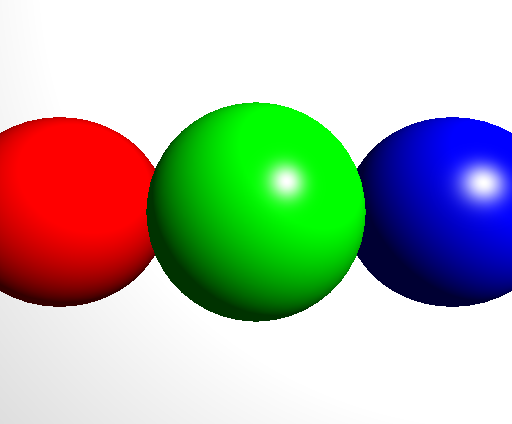
#> input picture assets/clustering/ThreeSpheres_color.tiff, 512 x 424 px
$ python thesis_results_2.py   (Python 2 division)
#> lines starting #> are read from the running program, lines starting #| are printed output that depends on the picture
__author__ = 'johannes'

"""
Images for the results in Section Material Estimation -- Experiments

Those is a try out for the k-noise-RMSE_d error plot

Will open a lot of figure plots.

You can choose a scene by setting the 'scene' variable.
"""

# TODO write for the different scenes

import numpy as np
from PIL import Image
import matplotlib.pyplot as plt
from mpl_toolkits.mplot3d import Axes3D

import estimate

scene = 'ThreeSpheres'

if scene == 'ThreeSpheres':
    color_image = Image.open("../assets/clustering/ThreeSpheres_color.tiff")
#> color_image is the input picture: PIL image 512x424 RGB; mean R, G, B 176.6, 182.7, 169
    color_image = np.asarray(color_image, dtype=np.float32)
#> color_image: shape (424, 512, 3) float32
    depth_image = Image.open("../assets/clustering/ThreeSpheres_depth.tiff")
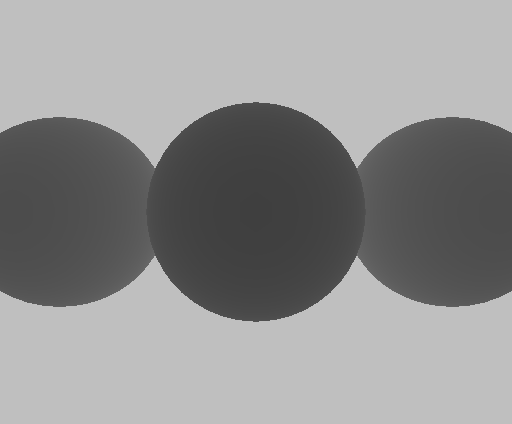
#> input picture assets/clustering/ThreeSpheres_depth.tiff, 512 x 424 px
#> depth_image is the input picture: PIL image 512x424 F; min 0.25, max 0.75, mean 0.568
    depth_image = np.asarray(depth_image, dtype=np.float32) * 255
#> depth_image: shape (424, 512) float32
    ir_image = Image.open("../assets/clustering/ThreeSpheres_ir.tiff")
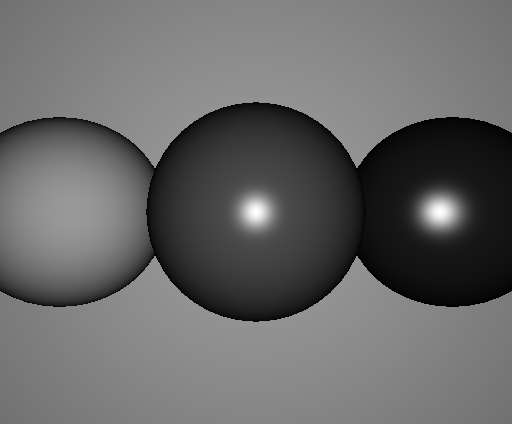
#> input picture assets/clustering/ThreeSpheres_ir.tiff, 512 x 424 px
#> ir_image is the input picture: PIL image 512x424 F; min 0, max 0.999, mean 0.409
    ir_image = np.asarray(ir_image, dtype=np.float32) * 255
#> ir_image: shape (424, 512) float32
    normal_image = Image.open("../assets/clustering/ThreeSpheres_normal_pca.tiff")
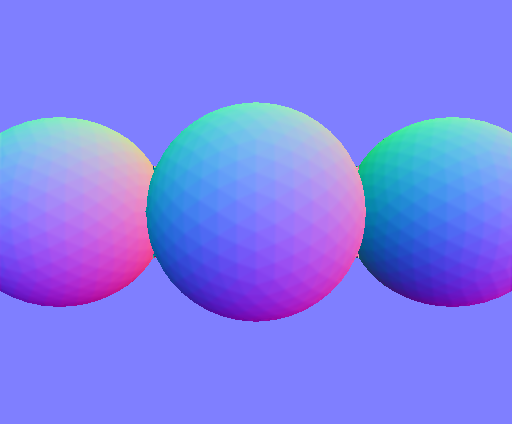
#> input picture assets/clustering/ThreeSpheres_normal_pca.tiff, 512 x 424 px
#> normal_image is the input picture: PIL image 512x424 RGB; mean R, G, B 126.1, 126.1, 241.4
    normal_image = np.asarray(normal_image, dtype=np.float32)
#> normal_image: shape (424, 512, 3) float32
    normals = (normal_image / 255.) * 2. - 1.
    normals = normals / np.linalg.norm(normals, axis=2)[:,:,None]
    kd_image = Image.open("../assets/clustering/ThreeSpheres_kd.tiff")
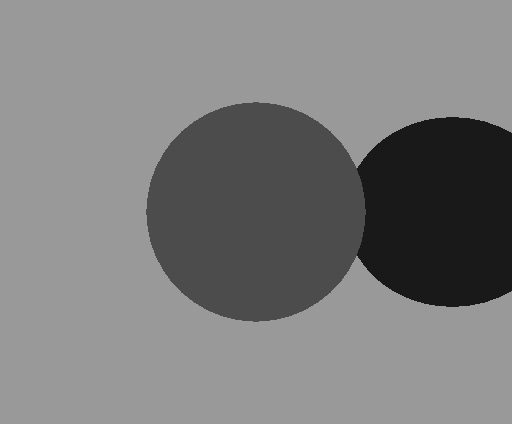
#> input picture assets/clustering/ThreeSpheres_kd.tiff, 512 x 424 px
#> kd_image is the input picture: PIL image 512x424 F; min 0.1, max 0.6, mean 0.489
    kd_image = np.asarray(kd_image, dtype=np.float32)
    ks_image = Image.open("../assets/clustering/ThreeSpheres_ks.tiff")
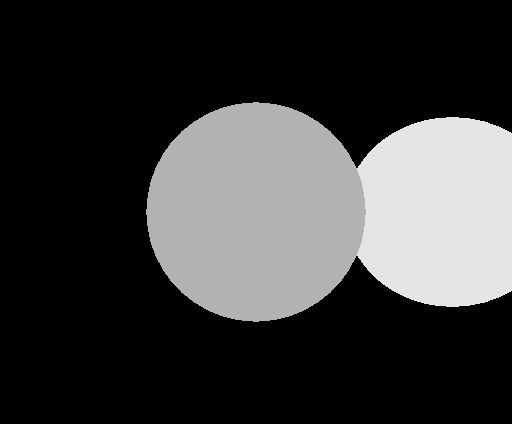
#> input picture assets/clustering/ThreeSpheres_ks.tiff, 512 x 424 px
#> ks_image is the input picture: PIL image 512x424 F; min 0, max 0.9, mean 0.227
    ks_image = np.asarray(ks_image, dtype=np.float32)
#> (the run stopped early here; a loop or call above may not have finished)
